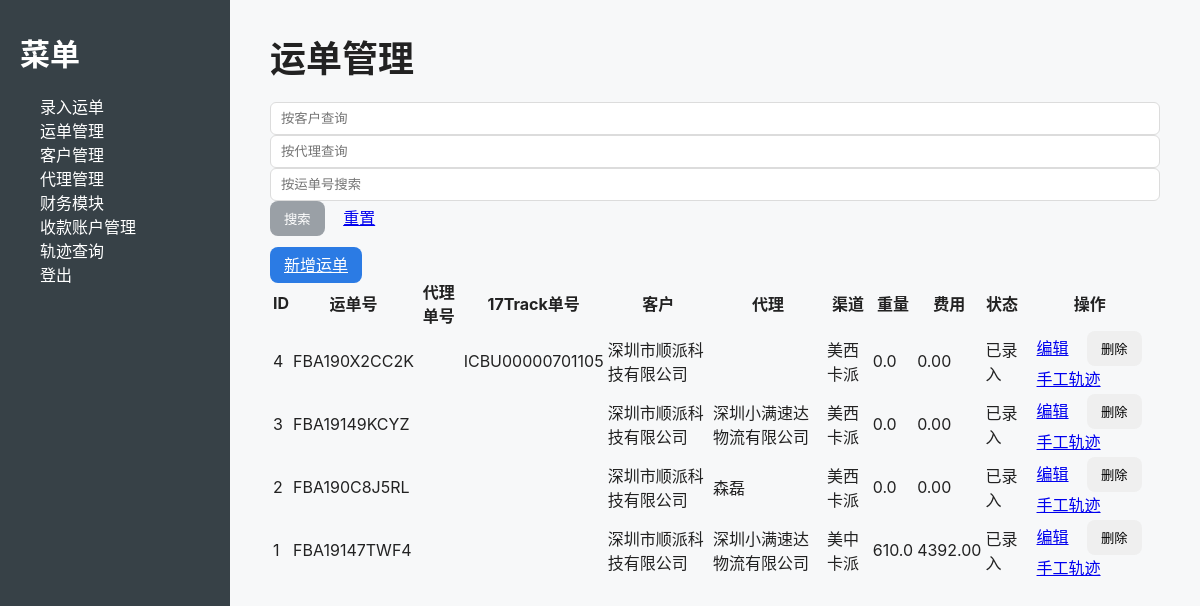
The page /shipments (signed in) on the database as committed earlier.
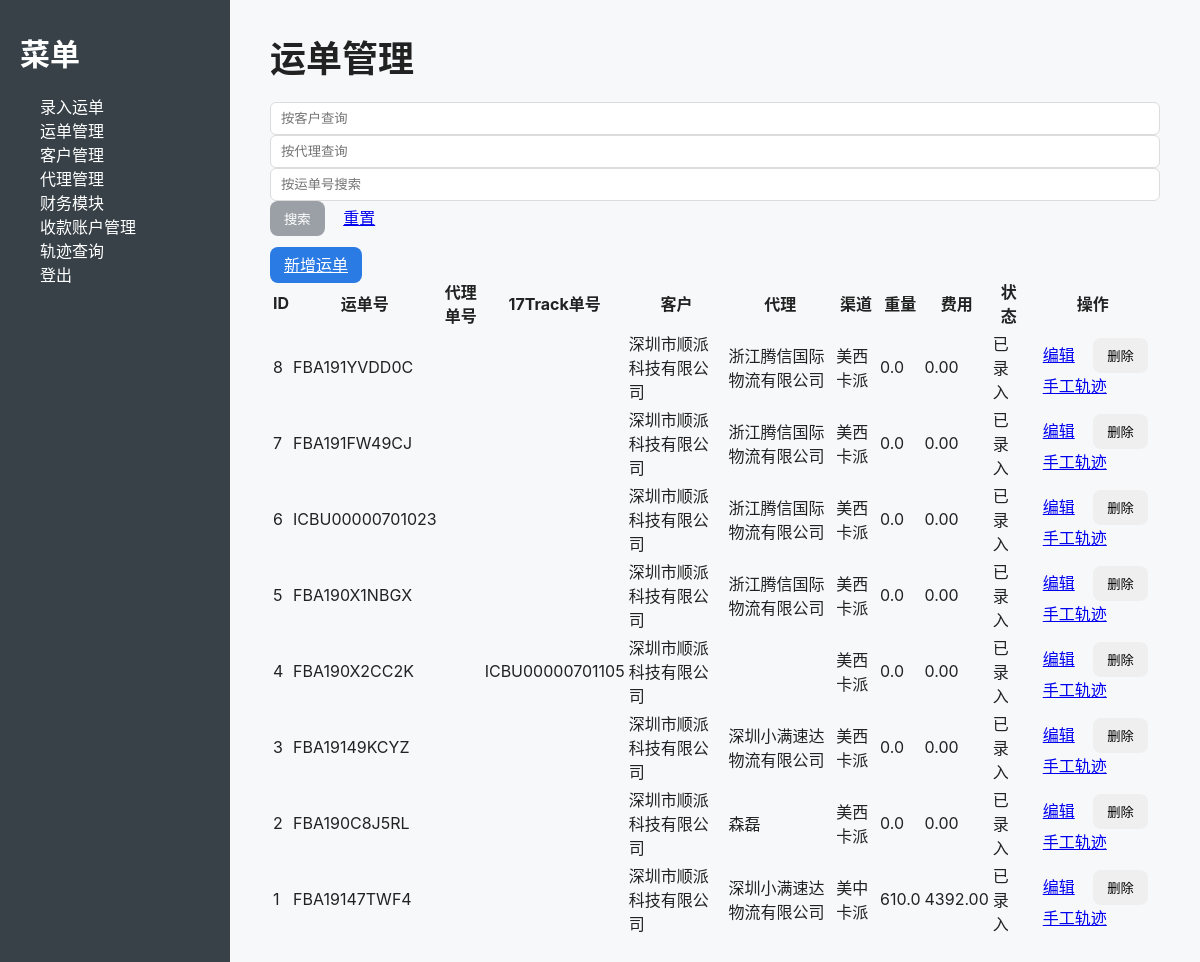
The same page on the database as committed later.
### models.py (models this page shows, shortened)
class TimestampMixin:
    created_at = db.Column(db.DateTime, default=datetime.utcnow)
    updated_at = db.Column(db.DateTime, default=datetime.utcnow, onupdate=datetime.utcnow)

class Shipment(db.Model, TimestampMixin):
    __tablename__ = "shipment"
    id = db.Column(db.Integer, primary_key=True)
    tracking_number = db.Column(db.String(50), nullable=False)  # 客户单号
    shipment_id = db.Column(db.String(50))  # NextSLS 系统单号，替换 agent_tracking_number
    third_party_tracking_number = db.Column(db.String(50))  # 第三方快递单号（用于17track）
    customer_id = db.Column(db.Integer, db.ForeignKey("customer.id"))
    agent_id = db.Column(db.Integer, db.ForeignKey("carrier_agent.id"))
    carrier_id = db.Column(db.String(50))  # 环境货代 id（如 rtb56）
    origin = db.Column(db.String(100))
    destination = db.Column(db.String(100))
    channel = db.Column(db.String(200))     # 运输渠道（快递/空运/海运/铁路…）
    product_type = db.Column(db.String(200))
    pieces = db.Column(db.Integer, default=1)
    weight = db.Column(db.Float, default=0.0)
    unit_price = db.Column(db.Float, default=0.0)
    fee = db.Column(db.Float, default=0.0)              # 合计（自动计算或手填）
    surcharge_extra = db.Column(db.Float, default=0.0)  # 附加费（选填）
    operation_fee = db.Column(db.Float, default=0.0)    # 操作费（选填）
    high_value_fee = db.Column(db.Float, default=0.0)   # 超值费（选填）
    status = db.Column(db.String(50), default="已创建")
    note = db.Column(db.Text)

class Customer(db.Model, TimestampMixin):
    __tablename__ = "customer"
    id = db.Column(db.Integer, primary_key=True)
    name = db.Column(db.String(100), nullable=False, unique=True)
    email = db.Column(db.String(120), unique=True)
    phone = db.Column(db.String(50))
    bank_info = db.Column(db.Text)
    shipments = db.relationship("Shipment", backref="customer", lazy=True)

class CarrierAgent(db.Model, TimestampMixin):
    __tablename__ = "carrier_agent"
    id = db.Column(db.Integer, primary_key=True)
    name = db.Column(db.String(200), nullable=False, unique=True)
    api_url = db.Column(db.String(1000))
    username = db.Column(db.String(200))
    password = db.Column(db.String(200))
    app_key = db.Column(db.String(255))
    app_token = db.Column(db.String(255))
    customer_code = db.Column(db.String(255))
    supports_api = db.Column(db.Boolean, default=True)   # 不支持抓取时置 False
    is_active = db.Column(db.Boolean, default=True)      # 软删除
    shipments = db.relationship("Shipment", backref="agent", lazy=True)

### views.py (the view)
@views.route("/shipments")
@login_required
def shipments():
    query = Shipment.query.order_by(Shipment.created_at.desc())
    customer = request.args.get("customer")
    agent = request.args.get("agent")
    tracking_number = request.args.get("tracking_number")
    if customer:
        query = query.join(Customer).filter(Customer.name.ilike(f"%{customer}%"))
    if agent:
        query = query.join(CarrierAgent).filter(CarrierAgent.name.ilike(f"%{agent}%"))
    if tracking_number:
        query = query.filter(Shipment.tracking_number.ilike(f"%{tracking_number}%"))
    data = query.all()
    return render_template("shipments.html", shipments=data)

### app.py (called while the page is built)
@login_manager.user_loader
def load_user(user_id):
    try:
        return User.query.get(int(user_id))
    except Exception:
        return None

### templates/shipments.html
{% extends "base.html" %}
{% block content %}
<div class="container mt-4">
    <h2>运单管理</h2>
    <div class="mb-3">
        <form method="get" action="{{ url_for('views.shipments') }}" class="form-inline">
            <input type="text" name="customer" class="form-control mr-2" placeholder="按客户查询" value="{{ request.args.get('customer', '') }}">
            <input type="text" name="agent" class="form-control mr-2" placeholder="按代理查询" value="{{ request.args.get('agent', '') }}">
            <input type="text" name="tracking_number" class="form-control mr-2" placeholder="按运单号搜索" value="{{ request.args.get('tracking_number', '') }}">
            <button type="submit" class="btn btn-secondary">搜索</button>
            <a href="{{ url_for('views.shipments') }}" class="btn btn-light ml-2">重置</a>
        </form>
    </div>
    <a href="{{ url_for('views.add_shipment') }}" class="btn btn-primary mb-3">新增运单</a>
    <table class="table table-striped">
        <thead>
            <tr>
                <th>ID</th>
                <th>运单号</th>
                <th>代理单号</th>
                <th>17Track单号</th>
                <th>客户</th>
                <th>代理</th>
                <th>渠道</th>
                <th>重量</th>
                <th>费用</th>
                <th>状态</th>
                <th>操作</th>
            </tr>
        </thead>
        <tbody>
            {% for shipment in shipments %}
            <tr>
                <td>{{ shipment.id }}</td>
                <td>{{ shipment.tracking_number }}</td>
                <td>{{ shipment.agent_tracking_number if shipment.agent_tracking_number else '' }}</td>
                <td>{{ shipment.third_party_tracking_number if shipment.third_party_tracking_number else '' }}</td>
                <td>{{ shipment.customer.name if shipment.customer else '' }}</td>
                <td>{{ shipment.agent.name if shipment.agent else '' }}</td>
                <td>{{ shipment.channel }}</td>
                <td>{{ shipment.weight }}</td>
                <td>{{ "%.2f"|format(shipment.fee) if shipment.fee else "0.00" }}</td>
                <td>{{ shipment.status }}</td>
                <td>
                    <a href="{{ url_for('views.edit_shipment', shipment_id=shipment.id) }}"
                       class="btn btn-sm btn-warning">编辑</a>
                    <form method="POST" action="{{ url_for('views.delete_shipment', shipment_id=shipment.id) }}"
                          style="display:inline;">
                        <button type="submit" class="btn btn-sm btn-danger"
                                onclick="return confirm('确定删除该运单吗？')">删除</button>
                    </form>
                    <a href="{{ url_for('views.manual_tracks', shipment_id=shipment.id) }}"
                       class="btn btn-sm btn-info">手工轨迹</a>
                </td>
            </tr>
            {% else %}
            <tr>
                <td colspan="11" class="text-center">暂无运单</td>
            </tr>
            {% endfor %}
        </tbody>
    </table>
</div>
{% endblock %}

### templates/base.html (shortened to what this page needs)
<!doctype html>
<html>
<head>
  <link rel="stylesheet" href="{{ url_for('static', filename='css/style.css') }}">
</head>
<body>
  <div class="layout">
    <aside class="sidebar">
      <h2>菜单</h2>
      <ul>
        <li><a href="{{ url_for('views.add_shipment') }}">录入运单</a></li>
        <li><a href="{{ url_for('views.shipments') }}">运单管理</a></li>
        <li><a href="{{ url_for('views.customers') }}">客户管理</a></li>
        <li><a href="{{ url_for('views.agents') }}">代理管理</a></li>
        <li><a href="{{ url_for('views.finance') }}">财务模块</a></li>
        <li><a href="{{ url_for('views.bank_accounts') }}">收款账户管理</a></li>
        <li><a href="{{ url_for('views.track') }}">轨迹查询</a></li>
        <li><a href="{{ url_for('views.logout') }}">登出</a></li>
      </ul>
    </aside>
    <main class="main">
      {% block content %}{% endblock %}
    </main>
  </div>
</body>
</html>

### static/css/style.css (style rules this page uses)
body { margin: 0; font-family: -apple-system, Helvetica, Arial, "PingFang SC", "Noto Sans CJK SC", sans-serif; color:#222; background:#f7f8f9; }
.layout { display:flex; min-height:100vh; }
.sidebar { width:230px; background:#374147; color:#fff; padding:30px 20px; box-sizing:border-box; }
.sidebar h2 { margin-top:0; font-size:30px; }
.sidebar ul { padding-left: 20px; }
.sidebar a { color:#fff; text-decoration:none; }
.main { flex:1; padding:30px 40px; box-sizing:border-box; }
h2 { font-size:36px; margin-top:0; margin-bottom:20px; }
.form-control, .form-select { width:100%; padding:8px 10px; border-radius:6px; border:1px solid #dcdcdc; box-sizing:border-box; }
.btn { padding:8px 14px; border-radius:8px; border:0; cursor:pointer; }
.btn-primary { background:#2b7be4; color:#fff; }
.btn-secondary { background:#9aa0a6; color:#fff; }
.mb-3 { margin-bottom:16px; }
ul { list-style: none; padding-left: 0; }

Rows that differ between the two databases and show on the page:
added Shipment: id "8", tracking_number "FBA191YVDD0C", customer "深圳市顺派科技有限公司", agent "浙江腾信国际物流有限公司", channel "美西卡派", weight "0.0", fee "0.00", status "已录入"
added Shipment: id "7", tracking_number "FBA191FW49CJ", customer "深圳市顺派科技有限公司", agent "浙江腾信国际物流有限公司", channel "美西卡派", weight "0.0", fee "0.00", status "已录入"
added Shipment: id "6", tracking_number "ICBU00000701023", customer "深圳市顺派科技有限公司", agent "浙江腾信国际物流有限公司", channel "美西卡派", weight "0.0", fee "0.00", status "已录入"
added Shipment: id "5", tracking_number "FBA190X1NBGX", customer "深圳市顺派科技有限公司", agent "浙江腾信国际物流有限公司", channel "美西卡派", weight "0.0", fee "0.00", status "已录入"
